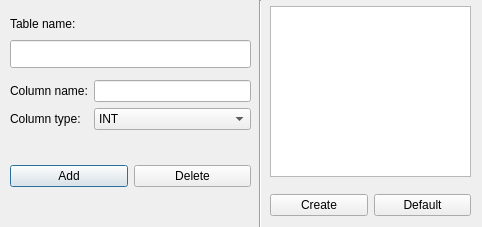
<?xml version="1.0" encoding="UTF-8"?>
<ui version="4.0">
 <class>New_DB_W</class>
 <widget class="QDialog" name="New_DB_W">
  <property name="geometry">
   <rect>
    <x>0</x>
    <y>0</y>
    <width>482</width>
    <height>227</height>
   </rect>
  </property>
  <property name="windowTitle">
   <string>Dialog</string>
  </property>
  <widget class="QListView" name="ColumnsNT">
   <property name="geometry">
    <rect>
     <x>270</x>
     <y>6</y>
     <width>201</width>
     <height>171</height>
    </rect>
   </property>
  </widget>
  <widget class="QWidget" name="">
   <property name="geometry">
    <rect>
     <x>10</x>
     <y>160</y>
     <width>241</width>
     <height>33</height>
    </rect>
   </property>
   <layout class="QHBoxLayout" name="horizontalLayout">
    <item>
     <widget class="QPushButton" name="AddButton">
      <property name="text">
       <string>Add</string>
      </property>
     </widget>
    </item>
    <item>
     <widget class="QPushButton" name="DeleteButton">
      <property name="text">
       <string>Delete</string>
      </property>
     </widget>
    </item>
   </layout>
  </widget>
  <widget class="QWidget" name="layoutWidget">
   <property name="geometry">
    <rect>
     <x>10</x>
     <y>80</y>
     <width>241</width>
     <height>71</height>
    </rect>
   </property>
   <layout class="QFormLayout" name="formLayout">
    <item row="0" column="0">
     <widget class="QLabel" name="label_3">
      <property name="text">
       <string>Column name:</string>
      </property>
     </widget>
    </item>
    <item row="0" column="1">
     <widget class="QLineEdit" name="NameColumn"/>
    </item>
    <item row="1" column="0">
     <widget class="QLabel" name="label_4">
      <property name="text">
       <string>Column type:</string>
      </property>
     </widget>
    </item>
    <item row="1" column="1">
     <widget class="QComboBox" name="TypeColumn">
      <item>
       <property name="text">
        <string>INT</string>
       </property>
      </item>
      <item>
       <property name="text">
        <string>DATE</string>
       </property>
      </item>
      <item>
       <property name="text">
        <string>TEXT</string>
       </property>
      </item>
      <item>
       <property name="text">
        <string>COUNT</string>
       </property>
      </item>
      <item>
       <property name="text">
        <string>IMAGE</string>
       </property>
      </item>
     </widget>
    </item>
   </layout>
  </widget>
  <widget class="QLineEdit" name="TableName">
   <property name="geometry">
    <rect>
     <x>10</x>
     <y>40</y>
     <width>241</width>
     <height>28</height>
    </rect>
   </property>
  </widget>
  <widget class="QLabel" name="label">
   <property name="geometry">
    <rect>
     <x>10</x>
     <y>10</y>
     <width>79</width>
     <height>28</height>
    </rect>
   </property>
   <property name="text">
    <string>Table name:</string>
   </property>
  </widget>
  <widget class="Line" name="line">
   <property name="geometry">
    <rect>
     <x>250</x>
     <y>0</y>
     <width>20</width>
     <height>231</height>
    </rect>
   </property>
   <property name="orientation">
    <enum>Qt::Vertical</enum>
   </property>
  </widget>
  <widget class="QWidget" name="">
   <property name="geometry">
    <rect>
     <x>270</x>
     <y>190</y>
     <width>201</width>
     <height>31</height>
    </rect>
   </property>
   <layout class="QHBoxLayout" name="horizontalLayout_2">
    <item>
     <widget class="QPushButton" name="CreateButton">
      <property name="text">
       <string>Create</string>
      </property>
     </widget>
    </item>
    <item>
     <widget class="QPushButton" name="DefaultButton">
      <property name="text">
       <string>Default</string>
      </property>
     </widget>
    </item>
   </layout>
  </widget>
 </widget>
 <resources/>
 <connections/>
</ui>
